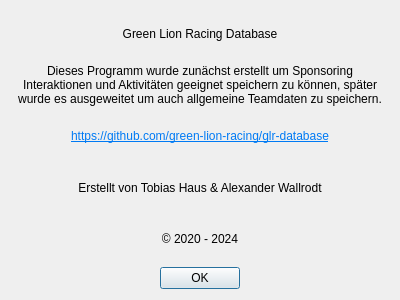
<?xml version="1.0" encoding="UTF-8"?>
<ui version="4.0">
 <class>aboutDatabase</class>
 <widget class="QDialog" name="aboutDatabase">
  <property name="geometry">
   <rect>
    <x>0</x>
    <y>0</y>
    <width>400</width>
    <height>300</height>
   </rect>
  </property>
  <property name="windowTitle">
   <string>Dialog</string>
  </property>
  <layout class="QVBoxLayout" name="verticalLayout">
   <item>
    <widget class="QLabel" name="l_dialogTitle">
     <property name="text">
      <string>Green Lion Racing Database</string>
     </property>
     <property name="alignment">
      <set>Qt::AlignCenter</set>
     </property>
    </widget>
   </item>
   <item>
    <widget class="QLabel" name="label_1">
     <property name="text">
      <string>Dieses Programm wurde zunächst erstellt um Sponsoring Interaktionen und Aktivitäten geeignet speichern zu können, später wurde es ausgeweitet um auch allgemeine Teamdaten zu speichern.</string>
     </property>
     <property name="alignment">
      <set>Qt::AlignCenter</set>
     </property>
     <property name="wordWrap">
      <bool>true</bool>
     </property>
    </widget>
   </item>
   <item>
    <widget class="QLabel" name="label_4">
     <property name="text">
      <string>&lt;html&gt;&lt;head/&gt;&lt;body&gt;&lt;p&gt;&lt;a href=&quot;https://github.com/green-lion-racing/glr-database&quot;&gt;&lt;span style=&quot; text-decoration: underline; color:#007af4;&quot;&gt;https://github.com/green-lion-racing/glr-database&lt;/span&gt;&lt;/a&gt;&lt;/p&gt;&lt;/body&gt;&lt;/html&gt;</string>
     </property>
     <property name="alignment">
      <set>Qt::AlignCenter</set>
     </property>
     <property name="openExternalLinks">
      <bool>true</bool>
     </property>
    </widget>
   </item>
   <item>
    <widget class="QLabel" name="label_3">
     <property name="text">
      <string>Erstellt von Tobias Haus &amp; Alexander Wallrodt</string>
     </property>
     <property name="alignment">
      <set>Qt::AlignCenter</set>
     </property>
     <property name="wordWrap">
      <bool>true</bool>
     </property>
    </widget>
   </item>
   <item>
    <widget class="QLabel" name="label_2">
     <property name="text">
      <string>© 2020 - 2024</string>
     </property>
     <property name="alignment">
      <set>Qt::AlignCenter</set>
     </property>
    </widget>
   </item>
   <item>
    <widget class="QDialogButtonBox" name="buttonBox">
     <property name="orientation">
      <enum>Qt::Horizontal</enum>
     </property>
     <property name="standardButtons">
      <set>QDialogButtonBox::Ok</set>
     </property>
     <property name="centerButtons">
      <bool>true</bool>
     </property>
    </widget>
   </item>
  </layout>
 </widget>
 <resources/>
 <connections>
  <connection>
   <sender>buttonBox</sender>
   <signal>accepted()</signal>
   <receiver>aboutDatabase</receiver>
   <slot>accept()</slot>
   <hints>
    <hint type="sourcelabel">
     <x>248</x>
     <y>254</y>
    </hint>
    <hint type="destinationlabel">
     <x>157</x>
     <y>274</y>
    </hint>
   </hints>
  </connection>
  <connection>
   <sender>buttonBox</sender>
   <signal>rejected()</signal>
   <receiver>aboutDatabase</receiver>
   <slot>reject()</slot>
   <hints>
    <hint type="sourcelabel">
     <x>316</x>
     <y>260</y>
    </hint>
    <hint type="destinationlabel">
     <x>286</x>
     <y>274</y>
    </hint>
   </hints>
  </connection>
 </connections>
</ui>
